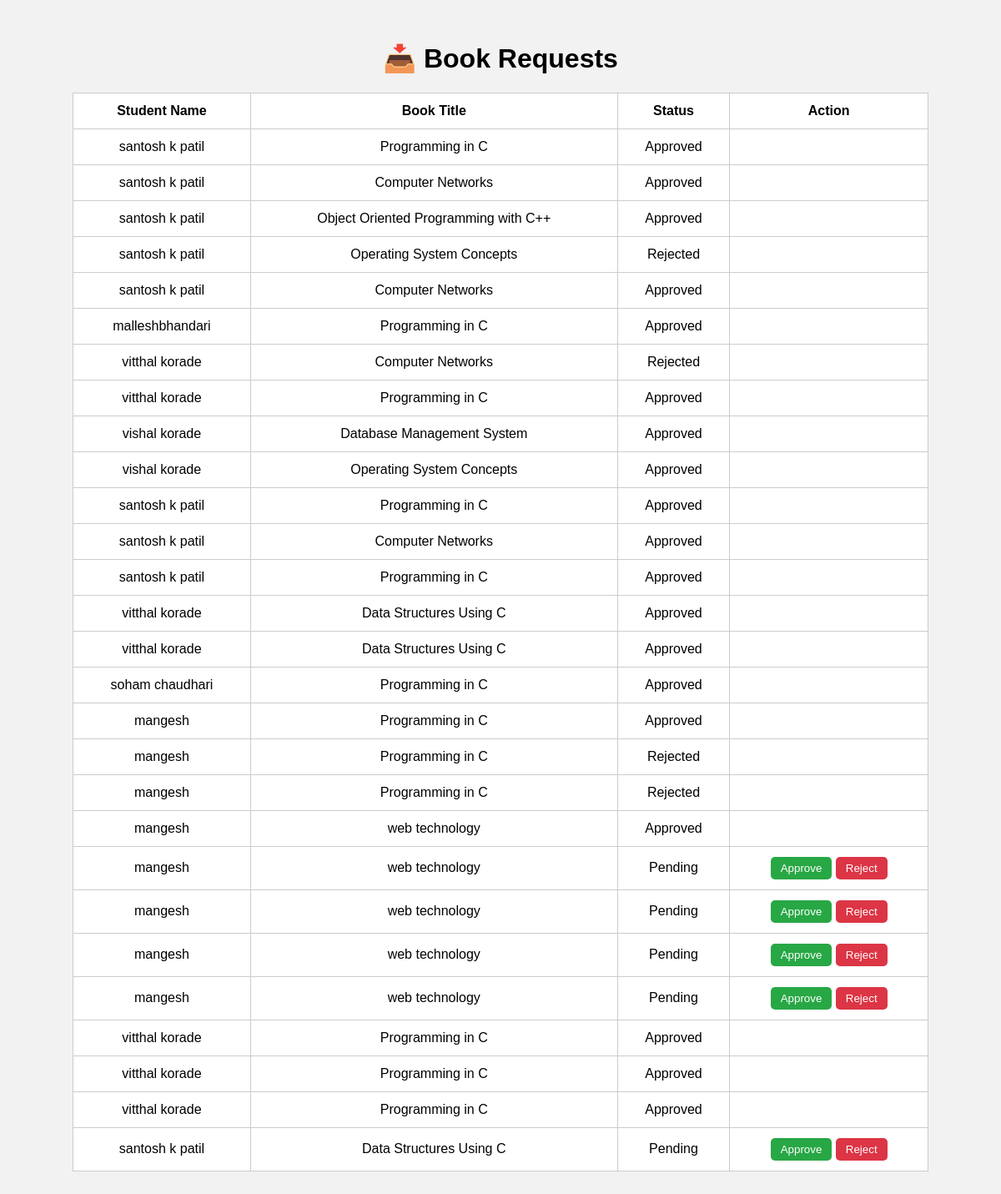
Screenshot of /requests.php with the database file from the repository.
### tables this page shows
CREATE TABLE `book_requests` (
  `id` int(11) NOT NULL,
  `student_id` int(11) DEFAULT NULL,
  `book_id` int(11) DEFAULT NULL,
  `status` varchar(50) DEFAULT NULL
);

CREATE TABLE `students` (
  `student_id` int(11) NOT NULL,
  `student_name` varchar(100) NOT NULL,
  `email` varchar(100) NOT NULL,
  `password` varchar(100) NOT NULL,
  `course` varchar(100) NOT NULL,
  `mobile` varchar(15) NOT NULL
);

CREATE TABLE `books` (
  `book_id` int(11) NOT NULL,
  `book_name` varchar(150) NOT NULL,
  `author` varchar(100) NOT NULL,
  `quantity` int(11) NOT NULL
);

### requests.php (the view, shortened to what this page needs)
<?php
include '../db.php';
?>
<html>
<head>
</head>
<body>
<div class="container">
<h1 align="center">📥 Book Requests</h1>
<table>
<tr>
<th>Student Name</th>
<th>Book Title</th>
<th>Status</th>
<th>Action</th>
</tr>
<?php
$q = mysqli_query($conn,
"SELECT r.*, s.student_name, b.book_name
FROM book_requests r
JOIN students s ON r.student_id = s.student_id
JOIN books b ON r.book_id = b.book_id");
if($q && mysqli_num_rows($q)>0){
while($row = mysqli_fetch_assoc($q)){
echo "<tr>
<td>{$row['student_name']}</td>
<td>{$row['book_name']}</td>
<td>{$row['status']}</td>
<td>";
if($row['status']=='Pending'){
 echo "
<form method='post' style='display:inline'>
<input type='hidden' name='id' value='{$row['id']}'>
<button name='approve' class='approve'>Approve</button>
</form>
<form method='post' style='display:inline'>
<input type='hidden' name='id' value='{$row['id']}'>
<button name='reject' class='reject'>Reject</button>
</form>";
}
echo "</td></tr>";
}
}else{
 echo "<tr><td colspan='4'>No Requests Found ❌</td></tr>";
}
?>
</table>
</div>
</body>
</html>

### requests.php (style rules this page uses)
body { font-family:Arial; background:#f2f2f2; margin:0; }
.container { padding:30px; }
table { width:90%; background:white; border-collapse:collapse; margin:auto; }
th,td { padding:12px; border:1px solid #ccc; text-align:center; }
button { padding:6px 12px; border:none; border-radius:5px; cursor:pointer; }
.approve { background:#28a745; color:white; }
.reject { background:#dc3545; color:white; }

### rows the page displays
book_requests: student.student_name "santosh k patil", book.book_name "Programming in C", status "Approved"
book_requests: student.student_name "santosh k patil", book.book_name "Computer Networks", status "Approved"
book_requests: student.student_name "santosh k patil", book.book_name "Object Oriented Programming with C++", status "Approved"
book_requests: student.student_name "santosh k patil", book.book_name "Operating System Concepts", status "Rejected"
book_requests: student.student_name "santosh k patil", book.book_name "Computer Networks", status "Approved"
book_requests: student.student_name "malleshbhandari", book.book_name "Programming in C", status "Approved"
book_requests: student.student_name "vitthal korade", book.book_name "Computer Networks", status "Rejected"
book_requests: student.student_name "vitthal korade", book.book_name "Programming in C", status "Approved"
book_requests: student.student_name "vishal korade", book.book_name "Database Management System", status "Approved"
book_requests: student.student_name "vishal korade", book.book_name "Operating System Concepts", status "Approved"
book_requests: student.student_name "santosh k patil", book.book_name "Programming in C", status "Approved"
book_requests: student.student_name "santosh k patil", book.book_name "Computer Networks", status "Approved"
book_requests: student.student_name "santosh k patil", book.book_name "Programming in C", status "Approved"
book_requests: student.student_name "vitthal korade", book.book_name "Data Structures Using C", status "Approved"
book_requests: student.student_name "vitthal korade", book.book_name "Data Structures Using C", status "Approved"
book_requests: student.student_name "soham chaudhari", book.book_name "Programming in C", status "Approved"
book_requests: student.student_name "mangesh", book.book_name "Programming in C", status "Approved"
book_requests: student.student_name "mangesh", book.book_name "Programming in C", status "Rejected"
book_requests: student.student_name "mangesh", book.book_name "Programming in C", status "Rejected"
book_requests: student.student_name "mangesh", book.book_name "web technology", status "Approved"
book_requests: student.student_name "mangesh", book.book_name "web technology", status "Pending"
book_requests: student.student_name "mangesh", book.book_name "web technology", status "Pending"
book_requests: student.student_name "mangesh", book.book_name "web technology", status "Pending"
book_requests: student.student_name "mangesh", book.book_name "web technology", status "Pending"
book_requests: student.student_name "vitthal korade", book.book_name "Programming in C", status "Approved"
book_requests: student.student_name "vitthal korade", book.book_name "Programming in C", status "Approved"
book_requests: student.student_name "vitthal korade", book.book_name "Programming in C", status "Approved"
book_requests: student.student_name "santosh k patil", book.book_name "Data Structures Using C", status "Pending"
